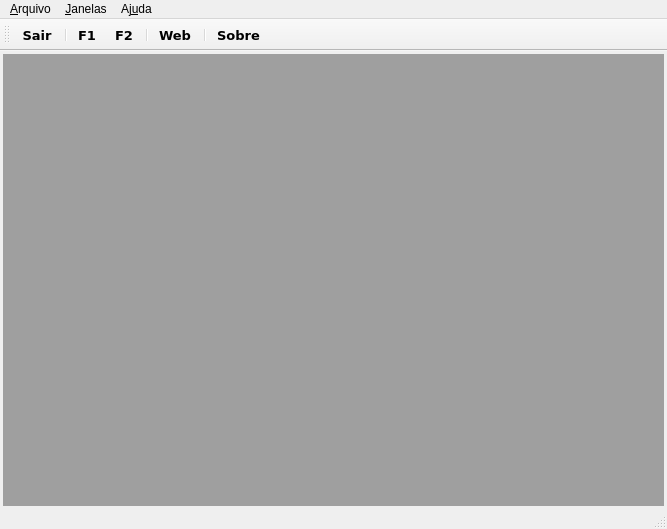
<?xml version="1.0" encoding="UTF-8"?>
<ui version="4.0">
 <class>MainWindow</class>
 <widget class="QMainWindow" name="MainWindow">
  <property name="geometry">
   <rect>
    <x>0</x>
    <y>0</y>
    <width>667</width>
    <height>529</height>
   </rect>
  </property>
  <property name="windowTitle">
   <string>MainWindow</string>
  </property>
  <widget class="QWidget" name="centralWidget">
   <layout class="QVBoxLayout" name="verticalLayout">
    <property name="leftMargin">
     <number>3</number>
    </property>
    <property name="topMargin">
     <number>3</number>
    </property>
    <property name="rightMargin">
     <number>3</number>
    </property>
    <property name="bottomMargin">
     <number>1</number>
    </property>
    <item>
     <widget class="QMdiArea" name="mdiArea">
      <property name="tabShape">
       <enum>QTabWidget::Triangular</enum>
      </property>
     </widget>
    </item>
   </layout>
  </widget>
  <widget class="QMenuBar" name="menuBar">
   <property name="geometry">
    <rect>
     <x>0</x>
     <y>0</y>
     <width>667</width>
     <height>19</height>
    </rect>
   </property>
   <widget class="QMenu" name="menu_Arquivo">
    <property name="title">
     <string>&amp;Arquivo</string>
    </property>
    <addaction name="actionQuit"/>
   </widget>
   <widget class="QMenu" name="menuJanelas">
    <property name="title">
     <string>&amp;Janelas</string>
    </property>
    <addaction name="actionForm1"/>
    <addaction name="actionForm2"/>
    <addaction name="separator"/>
    <addaction name="actionBrowser"/>
   </widget>
   <widget class="QMenu" name="menuAj_uda">
    <property name="title">
     <string>Aj&amp;uda</string>
    </property>
    <addaction name="actionAbout"/>
   </widget>
   <addaction name="menu_Arquivo"/>
   <addaction name="menuJanelas"/>
   <addaction name="menuAj_uda"/>
  </widget>
  <widget class="QToolBar" name="mainToolBar">
   <property name="windowTitle">
    <string>ToolBar Principal</string>
   </property>
   <property name="movable">
    <bool>true</bool>
   </property>
   <property name="iconSize">
    <size>
     <width>16</width>
     <height>16</height>
    </size>
   </property>
   <property name="toolButtonStyle">
    <enum>Qt::ToolButtonTextUnderIcon</enum>
   </property>
   <property name="floatable">
    <bool>true</bool>
   </property>
   <attribute name="toolBarArea">
    <enum>TopToolBarArea</enum>
   </attribute>
   <attribute name="toolBarBreak">
    <bool>false</bool>
   </attribute>
   <addaction name="actionQuit"/>
   <addaction name="separator"/>
   <addaction name="actionForm1"/>
   <addaction name="actionForm2"/>
   <addaction name="separator"/>
   <addaction name="actionBrowser"/>
   <addaction name="separator"/>
   <addaction name="actionAbout"/>
  </widget>
  <widget class="QStatusBar" name="statusBar"/>
  <action name="actionQuit">
   <property name="icon">
    <iconset resource="resources.qrc">
     <normaloff>:/images/quit.png</normaloff>:/images/quit.png</iconset>
   </property>
   <property name="text">
    <string>Sair</string>
   </property>
   <property name="toolTip">
    <string>&lt;!DOCTYPE HTML PUBLIC &quot;-//W3C//DTD HTML 4.0//EN&quot; &quot;http://www.w3.org/TR/REC-html40/strict.dtd&quot;&gt;
&lt;html&gt;&lt;head&gt;&lt;meta name=&quot;qrichtext&quot; content=&quot;1&quot; /&gt;&lt;style type=&quot;text/css&quot;&gt;
p, li { white-space: pre-wrap; }
&lt;/style&gt;&lt;/head&gt;&lt;body style=&quot; font-family:'MS Shell Dlg 2'; font-size:8.25pt; font-weight:400; font-style:normal;&quot;&gt;
&lt;p align=&quot;center&quot; style=&quot; margin-top:0px; margin-bottom:0px; margin-left:0px; margin-right:0px; -qt-block-indent:0; text-indent:0px;&quot;&gt;&lt;span style=&quot; font-size:10pt; font-weight:600; text-decoration: underline; color:#ff0000;&quot;&gt;Sair&lt;/span&gt;&lt;/p&gt;&lt;/body&gt;&lt;/html&gt;</string>
   </property>
   <property name="statusTip">
    <string>Sair da Aplicação.</string>
   </property>
   <property name="font">
    <font>
     <family>Verdana</family>
     <pointsize>10</pointsize>
     <weight>75</weight>
     <bold>true</bold>
    </font>
   </property>
   <property name="shortcut">
    <string>Ctrl+X</string>
   </property>
   <property name="iconVisibleInMenu">
    <bool>true</bool>
   </property>
  </action>
  <action name="actionForm1">
   <property name="text">
    <string>Formulário 1</string>
   </property>
   <property name="iconText">
    <string>F1</string>
   </property>
   <property name="toolTip">
    <string>Form-1</string>
   </property>
   <property name="statusTip">
    <string>Abre o Formulário 1</string>
   </property>
   <property name="font">
    <font>
     <family>Verdana</family>
     <pointsize>10</pointsize>
     <weight>75</weight>
     <bold>true</bold>
    </font>
   </property>
   <property name="shortcut">
    <string>Ctrl+1</string>
   </property>
  </action>
  <action name="actionForm2">
   <property name="text">
    <string>Formulário 2</string>
   </property>
   <property name="iconText">
    <string>F2</string>
   </property>
   <property name="toolTip">
    <string>Form-2</string>
   </property>
   <property name="statusTip">
    <string>Abre o Formulário 2</string>
   </property>
   <property name="font">
    <font>
     <family>Verdana</family>
     <pointsize>10</pointsize>
     <weight>75</weight>
     <bold>true</bold>
    </font>
   </property>
   <property name="shortcut">
    <string>Ctrl+2</string>
   </property>
  </action>
  <action name="actionBrowser">
   <property name="text">
    <string>Web Browser</string>
   </property>
   <property name="iconText">
    <string>Web</string>
   </property>
   <property name="toolTip">
    <string>Browser</string>
   </property>
   <property name="statusTip">
    <string>Abre o Navegador Web</string>
   </property>
   <property name="font">
    <font>
     <family>Verdana</family>
     <pointsize>10</pointsize>
     <weight>75</weight>
     <bold>true</bold>
    </font>
   </property>
   <property name="shortcut">
    <string>Ctrl+W</string>
   </property>
  </action>
  <action name="actionAbout">
   <property name="icon">
    <iconset resource="resources.qrc">
     <normaloff>:/images/about.png</normaloff>:/images/about.png</iconset>
   </property>
   <property name="text">
    <string>Sobre...</string>
   </property>
   <property name="statusTip">
    <string>Informações sobre esta aplicacão</string>
   </property>
   <property name="font">
    <font>
     <family>Verdana</family>
     <pointsize>10</pointsize>
     <weight>75</weight>
     <bold>true</bold>
    </font>
   </property>
  </action>
 </widget>
 <layoutdefault spacing="6" margin="11"/>
 <resources>
  <include location="resources.qrc"/>
 </resources>
 <connections/>
</ui>
